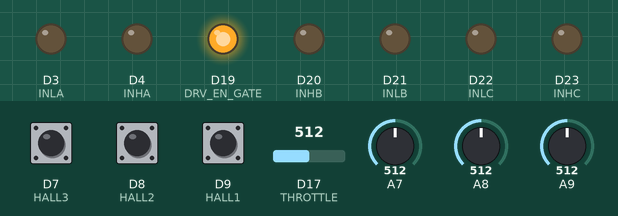
This sketch was run on a simulated Arduino Due. Shown: output pins drawn as LEDs (lit = HIGH). The test bench sets the inputs (shaded band); at power-on: D7 (HALL3) HIGH, D8 (HALL2) HIGH, D9 (HALL1) HIGH, D17 (THROTTLE) = 512, A7 = 512, A8 = 512, A9 = 512. What the sketch prints to the serial monitor is not drawn.

Above: at 1.3 s.
1.4 s: D7 (HALL3) pulled LOW for 0.15 s
At 2.0 s:
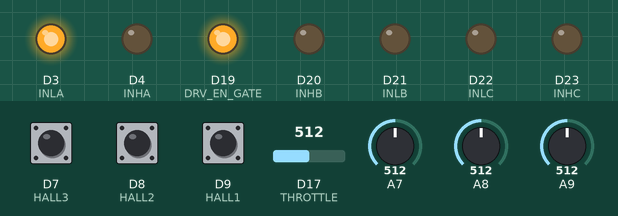
3.0 s: D8 (HALL2) pulled LOW for 0.15 s
At 3.6 s:
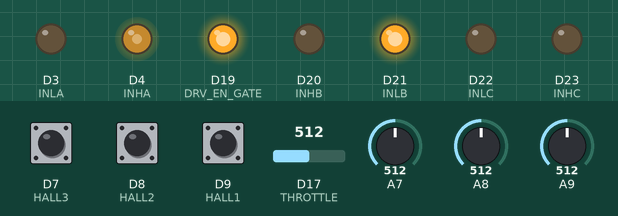
4.6 s: D9 (HALL1) pulled LOW for 0.15 s
At 5.2 s:
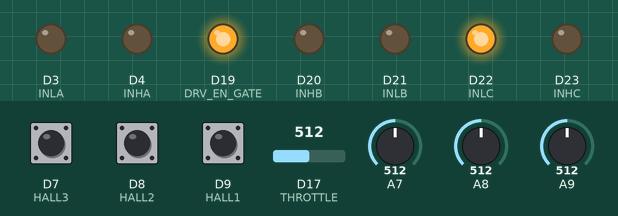
6.2 s: D7 (HALL3) pulled LOW for 1 s
At 6.7 s:
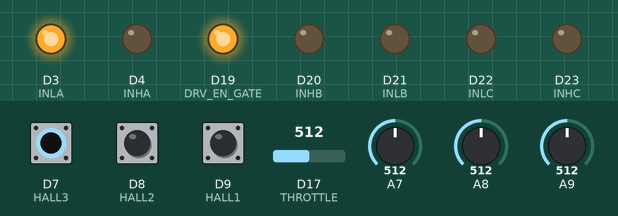
8.7 s: D8 (HALL2) pulled LOW for 1 s
At 9.7 s:
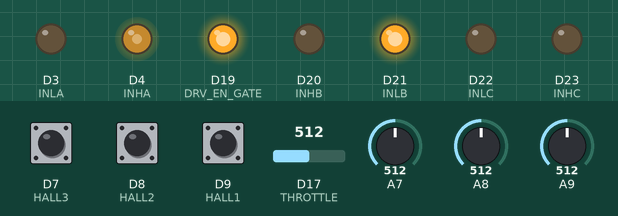
11.2 s: D7 (HALL3) pulled LOW for 3.2 s
At 11.7 s:
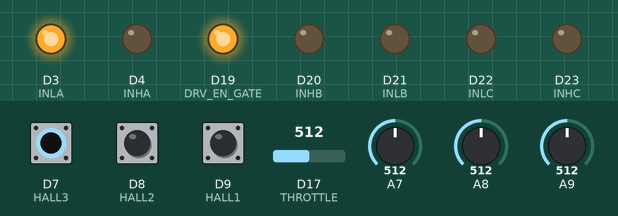
Timing chart, 0 to 14.2 s (numbered marks = the images above; inputs shaded):
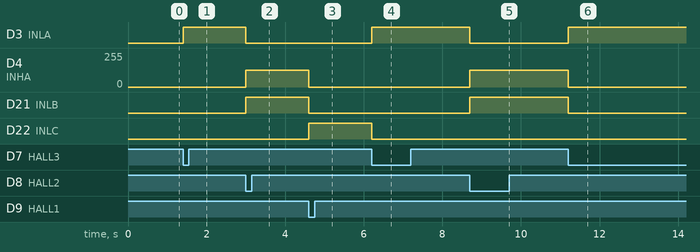

The sketch:

BLDC_Motor_Trapezoidal_used.ino
```cpp
/** File Information **********************************************************
 * Name:        Simple_Trapezoidal.ino
 * Authors:     Adapted from Will Floyd-Jones and Patrick Grady
 * Date:        Nov 11, 2014
 * Version:     1.0
 * Comments:    Trapezoidal commuation based on hall effect state table
 *******************************************************************************/


#include "TimerOne.h"
#include "SPI.h"

#define INHA 4
#define INLA 3
#define INHB 20
#define INLB 21
#define INHC 23
#define INLC 22

#define HALL1 9
#define HALL2 8
#define HALL3 7

#define THROTTLE 17

#define DRV_CS 10
#define DRV_EN_GATE 19

// hall state table
// the index is the decimal value of the hall state
// the value is the position (255 is an error)
uint8_t hallOrder[] = {255, 2, 0, 1, 4, 3, 5, 255};

uint16_t throttle = 0;
unsigned long prevTime = 0;

void setup(){
  pinMode(INHA, OUTPUT);
  pinMode(INLA, OUTPUT);
  pinMode(INHB, OUTPUT);
  pinMode(INLB, OUTPUT);
  pinMode(INHC, OUTPUT);
  pinMode(INLC, OUTPUT);

  pinMode(DRV_EN_GATE, OUTPUT);
  digitalWriteFast(DRV_EN_GATE, LOW);
  delay(100);
  digitalWriteFast(DRV_EN_GATE, HIGH);

  pinMode(HALL1, INPUT_PULLUP);
  pinMode(HALL2, INPUT_PULLUP);
  pinMode(HALL3, INPUT_PULLUP);

  pinMode(THROTTLE, INPUT);

  // change the analog write frequency to 8 kHz
  analogWriteFrequency(INHA, 8000);
  analogWriteFrequency(INHB, 8000);
  analogWriteFrequency(INHC, 8000);
  analogWriteResolution(12); // write from 0 to 2^12 = 4095

  // call the commutate function every 20 microseconds
  Timer1.initialize(20);
  Timer1.attachInterrupt(commutate);

  Serial.begin(9600);
}

// get the thottle value every 10 ms
void loop(){
  unsigned long currentTime = millis();
  if (prevTime - currentTime > 10){
    throttle = 4*analogRead(THROTTLE);
    prevTime = currentTime;
  }

  // digitalWrite(LED1, HIGH);
  // delay(2000);
  // digitalWrite(LED1, LOW);
  // delay(2000);

  int hallsensorval = analogRead(HALL1);
  int hallsensorval2 = analogRead(HALL2);
  int hallsensorval3 = analogRead(HALL3);

  float voltage = hallsensorval * (5.0/1023);
  float voltage2 = hallsensorval2 * (5.0/1023);
  float voltage3 = hallsensorval3 * (5.0/1023);

  Serial.print(voltage);
  Serial.print("\t");
  Serial.print(voltage2);
  Serial.print("\t");
  Serial.println(voltage3);

}

// ISR called every 20 microseconds
void commutate(){
  uint8_t hallState = (digitalReadFast(HALL3) << 2) |
                      (digitalReadFast(HALL2) << 1) |
                      (digitalReadFast(HALL1) << 0);

  uint8_t pos = hallOrder[hallState];
  if(pos <= 6){ // we have a valid hall state
    writeState(pos);
  }
}

// write the state according to the position
void writeState(uint8_t pos){
  switch(pos){
  case 0://LOW A, HIGH B
    writeLow(0b001);
    writeHigh(0b010);
    break;
  case 1://LOW A, HIGH C
    writeLow(0b001);
    writeHigh(0b100);
    break;
  case 2://LOW B, HIGH C
    writeLow(0b010);
    writeHigh(0b100);
    break;
  case 3://LOW B, HIGH A
    writeLow(0b010);
    writeHigh(0b001);
    break;
  case 4://LOW C, HIGH A
    writeLow(0b100);
    writeHigh(0b001);
    break;
  case 5://LOW C, HIGH B
    writeLow(0b100);
    writeHigh(0b010);
    break;
  }
}

// write the phase to the low side gates
// 1 = A, 2 = B, 3 = C
void writeLow(uint8_t phase){
  digitalWriteFast(INLA, (phase&(1<<0)));
  digitalWriteFast(INLB, (phase&(1<<1)));
  digitalWriteFast(INLC, (phase&(1<<2)));
}

// write the phase to the high side gates
// 1 = A, 2 = B, 3 = C
void writeHigh(uint8_t phase){
  switch(phase){
  case 0b001: // Phase A
    analogWrite(INHA, throttle);
    analogWrite(INHB, 0);
    analogWrite(INHC, 0);
    digitalWriteFast(INHB, LOW);
    digitalWriteFast(INHC, LOW);
    break;
  case 0b010: // Phase B
    digitalWriteFast(INHA, LOW);
    analogWrite(INHB, throttle);
    analogWrite(INHA, 0);
    analogWrite(INHC, 0);
    digitalWriteFast(INHC, LOW);
    break;
  case 0b100:// Phase C
    digitalWriteFast(INHA, LOW);
    digitalWriteFast(INHB, LOW);
    analogWrite(INHC, throttle);
    analogWrite(INHB, 0);
    analogWrite(INHA, 0);
    break;
  }
}
```

Measured:
- after the input at 1.4 s, D3 (INLA): LOW → HIGH at once
- after the input at 3.0 s, D3 (INLA): HIGH → LOW at once; D4 (INHA): 0/255 → 127/255 at once; D21 (INLB): LOW → HIGH at once
- after the input at 4.6 s, D4 (INHA): 127/255 → 0/255 at once; D21 (INLB): HIGH → LOW at once; D22 (INLC): LOW → HIGH at once
- after the input at 6.2 s, D3 (INLA): LOW → HIGH at once; D22 (INLC): HIGH → LOW at once
- after the input at 8.7 s, D3 (INLA): HIGH → LOW at once; D4 (INHA): 0/255 → 127/255 at once; D21 (INLB): LOW → HIGH at once
- after the input at 11.2 s, D3 (INLA): LOW → HIGH at once; D4 (INHA): 127/255 → 0/255 at once; D21 (INLB): HIGH → LOW at once
